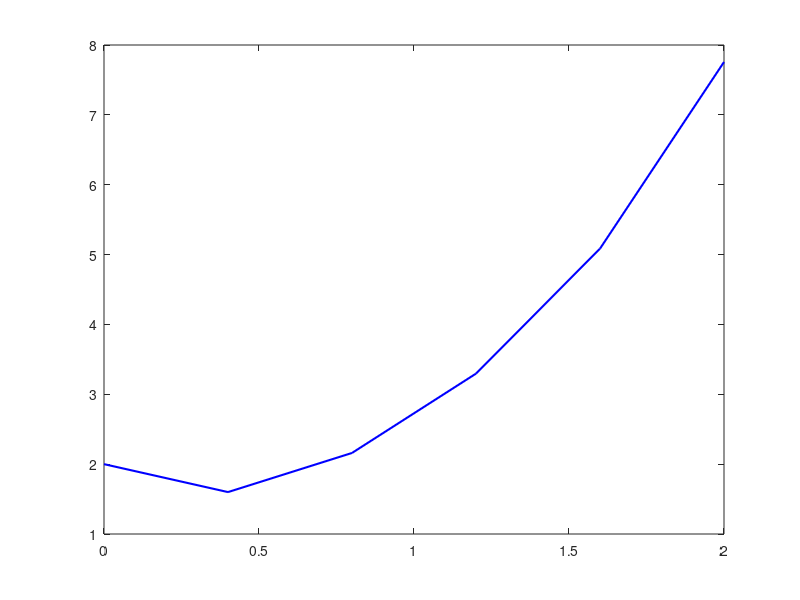

This chart was generated by the following MATLAB code:
% Skript som implementerer Eulers framovermetode for 
% ei differensiallikning av andre orden.
% Input: Startkravet y(x0)=y0, y'(x0)=u0 og F(x,y),
% som definerer differensiallikninga ved
% Y'=F(x,Y), der Y=[y, u]^T.
% Merk at skriptet skil mellom "Y", som er ein vektor i R^2,
% og skalaren "y".
% Skriptet tar talet på steg, N, som input.

% Startkrav og maksimal x-verdi
x0=0;
y0=2;
u0=-1;
xMax=2;

% Differensiallikning
F=@(x,Y) [Y(2); -Y(2)+2*Y(1)+2*x+1];

% Steglengda
N=input('Gi talet på steg: ');
h=(xMax-x0)/N;

% Lagar vektorar
xVektor=x0:h:xMax;
yVektor=zeros(1,N+1);
yVektor(:,1)=y0;

% Initerar x og Y
x=x0;
Y=[y0; u0];

% for-løkke som implementerer Eulers metode
for indeks=1:N
% Eulers framovermetode
  Y=Y+F(x,Y)*h;
% Oppdaterer vektor med y-verdiar
  yVektor(indeks+1)=Y(1);
% Oppdaterer x
  x=x+h;
end

% Plottar resultatet
plot(xVektor,yVektor,'b-','linewidth',1.5)
